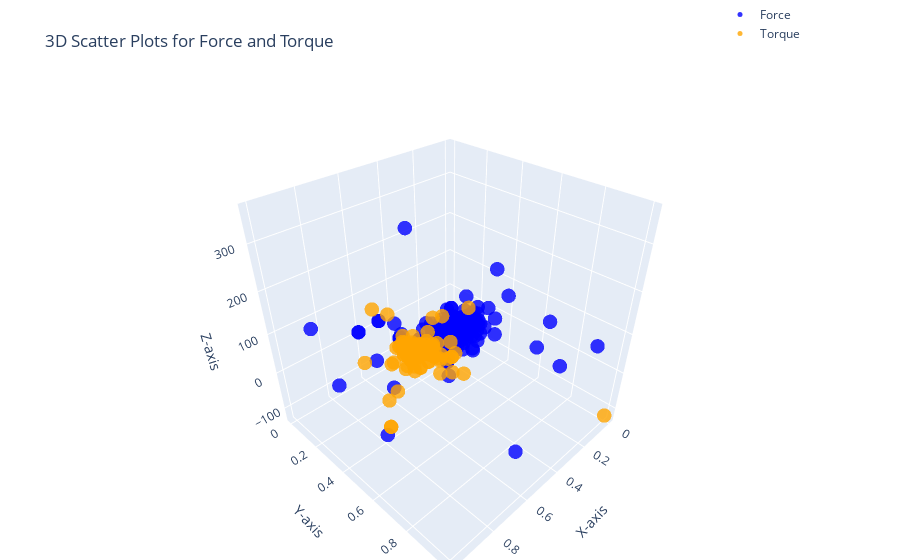

The cell this chart's notebook holds for it:
### Code cell
import plotly.graph_objects as go

# 3D scatter plot for Force (Fx, Fy, Fz)
force_plot = go.Scatter3d(
    x=cleaned_df['Fx'],
    y=cleaned_df['Fy'],
    z=cleaned_df['Fz'],
    mode='markers',
    marker=dict(size=5, color='blue', opacity=0.8),
    name='Force'
)

# 3D scatter plot for Torque (Tx, Ty, Tz)
torque_plot = go.Scatter3d(
    x=cleaned_df['Tx'],
    y=cleaned_df['Ty'],
    z=cleaned_df['Tz'],
    mode='markers',
    marker=dict(size=5, color='orange', opacity=0.8),
    name='Torque'
)

# Create subplots
fig = go.Figure()

# Add Force plot
fig.add_trace(force_plot)
fig.add_trace(torque_plot)

# Layout settings
fig.update_layout(
    title='3D Scatter Plots for Force and Torque',
    scene=dict(
        xaxis_title='X-axis',
        yaxis_title='Y-axis',
        zaxis_title='Z-axis'
    ),
    legend=dict(x=0.8, y=1.2),
    margin=dict(l=0, r=0, b=0, t=40)
)

fig.show()

### Figure 1 — Plotly figure (JSON) as saved in the notebook; plotly's stock layout.template omitted (floating-point values rounded to 4 significant figures; data arrays with more than 128 entries replaced by an {"elided": "..."} marker saying what was removed)
{"data": [{"marker": {"color": "blue", "opacity": 0.8, "size": 5}, "mode": "markers", "name": "Force", "type": "scatter3d", "x": {"elided": "705 float values"}, "y": {"elided": "705 float values"}, "z": {"elided": "705 int values"}}, {"marker": {"color": "orange", "opacity": 0.8, "size": 5}, "mode": "markers", "name": "Torque", "type": "scatter3d", "x": {"elided": "705 float values"}, "y": {"elided": "705 float values"}, "z": {"elided": "705 int values"}}], "layout": {"legend": {"x": 0.8, "y": 1.2}, "margin": {"b": 0, "l": 0, "r": 0, "t": 40}, "scene": {"xaxis": {"title": {"text": "X-axis"}}, "yaxis": {"title": {"text": "Y-axis"}}, "zaxis": {"title": {"text": "Z-axis"}}}, "title": {"text": "3D Scatter Plots for Force and Torque"}}}
